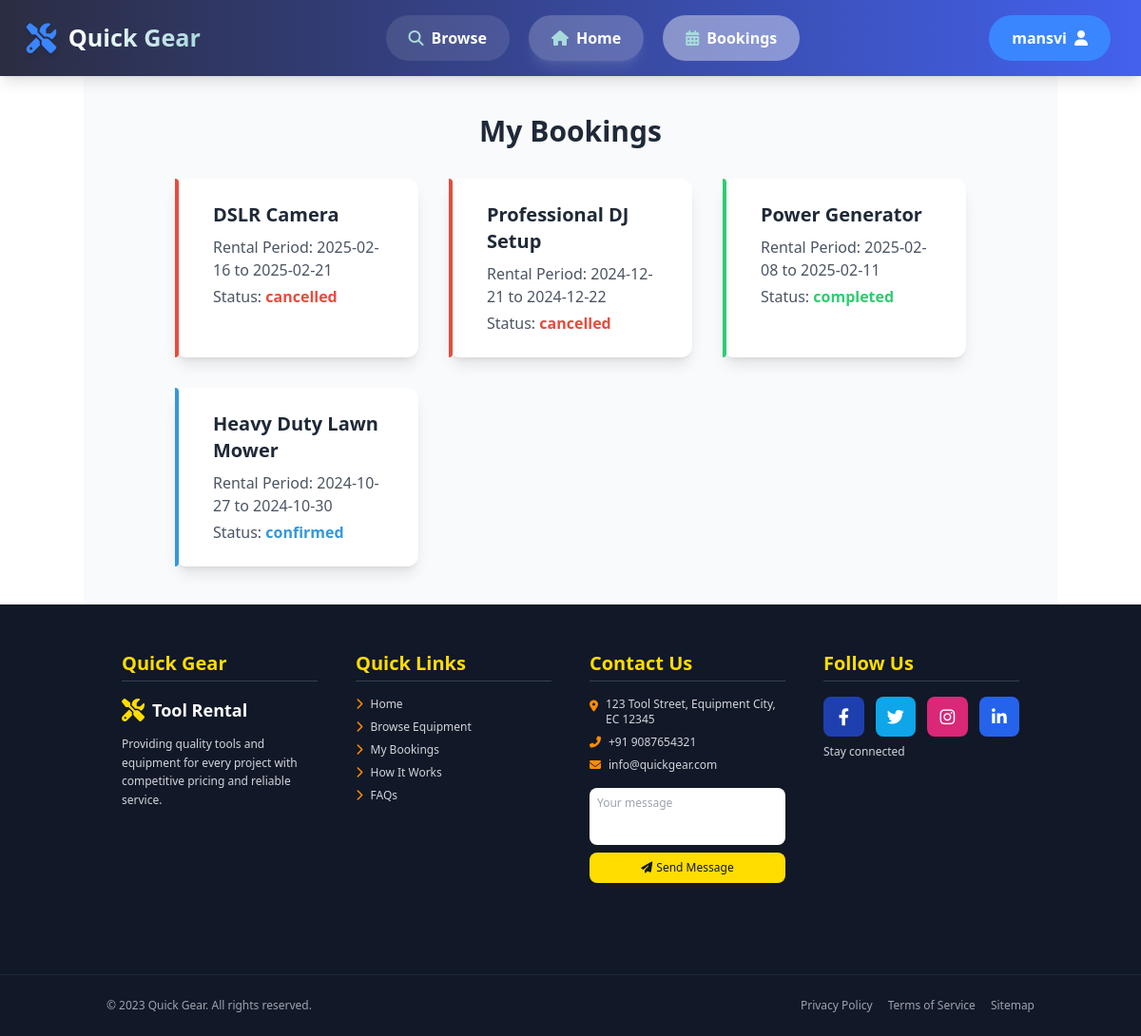
The page /bookings.php (signed in) on the database its author committed.
### tables this page shows
CREATE TABLE `bookings` (
  `id` int(11) NOT NULL,
  `user_id` int(11) NOT NULL DEFAULT 0,
  `product_id` int(11) NOT NULL,
  `full_name` varchar(255) NOT NULL,
  `email` varchar(255) NOT NULL,
  `phone` varchar(50) NOT NULL,
  `start_date` date NOT NULL,
  `end_date` date NOT NULL,
  `message` text DEFAULT NULL,
  `booking_date` timestamp NOT NULL DEFAULT current_timestamp(),
  `status` varchar(20) DEFAULT 'pending'
);

CREATE TABLE `products` (
  `id` int(11) NOT NULL,
  `name` varchar(255) NOT NULL,
  `category` varchar(50) NOT NULL,
  `description` text NOT NULL,
  `price` decimal(10,2) NOT NULL,
  `price_type` varchar(20) NOT NULL,
  `deposit` decimal(10,2) NOT NULL,
  `status` varchar(20) NOT NULL,
  `image` text NOT NULL,
  `features` text NOT NULL
);

### data/bookings_data.php (called while the page is built, shortened)
<?php
$host = "localhost";
$dbname = "quick-gear-db";
$user = "root";
$pass = "";
$userId = $_SESSION['user_id'];
try {
    $pdo = new PDO("mysql:host=$host;dbname=$dbname;charset=utf8", $user, $pass);
    $pdo->setAttribute(PDO::ATTR_ERRMODE, PDO::ERRMODE_EXCEPTION);
    $query = "SELECT bookings.*, products.name AS item_name
              FROM bookings
              JOIN products ON bookings.product_id = products.id
              WHERE bookings.user_id = :user_id";
    $stmt = $pdo->prepare($query);
    $stmt->bindParam(':user_id', $userId, PDO::PARAM_INT);
    $stmt->execute();
    $bookings = $stmt->fetchAll(PDO::FETCH_ASSOC);
} catch (PDOException $e) {
    error_log($e->getMessage());
    $bookings = [];
}
?>

### bookings.php (the view, shortened to what this page needs)
<?php
include './includes/header.php';
include './data/bookings_data.php';
?>
<head>
    <link rel="stylesheet" href="https://cdnjs.cloudflare.com/ajax/libs/font-awesome/6.4.0/css/all.min.css">
    <script src="https://cdn.tailwindcss.com"></script>
</head>
<main class="container mx-auto py-10 bg-gray-50 px-24">
    <h2 class="text-3xl font-bold text-gray-800 mb-8 text-center">My Bookings</h2>
    <div class="grid grid-cols-1 sm:grid-cols-2 lg:grid-cols-3 gap-8">
        <?php foreach ($bookings as $booking): ?>
            <?php
            $statusColor = ($booking['status'] === 'completed') ? '#2ecc71' :
                (($booking['status'] === 'pending') ? '#f1c40f' :
                    (($booking['status'] === 'confirmed') ? '#3498db' : '#e74c3c'));
            ?>
            <div class="relative bg-white p-6 rounded-xl shadow-lg transition transform hover:scale-105 hover:shadow-2xl">
                <div class="absolute inset-y-0 left-0 w-1 rounded-r-xl"
                    style="background-color: <?= htmlspecialchars($statusColor) ?>;"></div>
                <div class="ml-4">
                    <h3 class="text-xl font-bold text-gray-800 mb-2"><?= htmlspecialchars($booking['item_name']) ?></h3>
                    <p class="text-gray-600 mb-1">Rental Period: <?= htmlspecialchars($booking['start_date']) ?> to
                        <?= htmlspecialchars($booking['end_date']) ?>
                    </p>
                    <p class="text-gray-600">Status:
                        <span class="font-semibold" style="color: <?= htmlspecialchars($statusColor) ?>">
                            <?= htmlspecialchars($booking['status']) ?>
                        </span>
                    </p>
                </div>
            </div>
        <?php endforeach; ?>
    </div>
</main>
<?php include './includes/footer.php'; ?>

### includes/header.php (shortened to what this page needs)
<header
    class="flex justify-between items-center px-8 py-4 bg-gradient-to-r from-[#2b2d42] to-[#4361ee] shadow-lg text-white sticky top-0 z-50 transition-all duration-300">
    <a href="index.php" class="flex items-center text-2xl font-bold hover:scale-105 transition-transform duration-300">
        <i class="fas fa-tools mr-3 text-3xl text-[#3a86ff] drop-shadow-md"></i>
        <span class="bg-clip-text text-transparent bg-gradient-to-r from-white to-[#a8dadc]">Quick Gear</span>
    </a>
    <nav class="flex gap-5">
        <a id="nav-browse" href="browse.php"
            class="nav-link bg-white/10 text-white border-none py-3 px-6 rounded-full font-semibold cursor-pointer transition-all duration-300 ease-in-out hover:bg-white/20 hover:-translate-y-0.5 hover:shadow-md flex items-center">
            <i class="fas fa-search mr-2 text-[#a8dadc]"></i>
            Browse
        </a>
        <a id="nav-home" href="index.php"
            class="nav-link bg-white/20 text-white border-none py-3 px-6 rounded-full font-semibold cursor-pointer transition-all duration-300 ease-in-out hover:bg-white/30 hover:-translate-y-0.5 shadow-lg shadow-white/10 flex items-center">
            <i class="fas fa-home mr-2 text-[#a8dadc]"></i>
            Home
        </a>
        <a id="nav-bookings" href="bookings.php"
            class="nav-link bg-white/10 text-white border-none py-3 px-6 rounded-full font-semibold cursor-pointer transition-all duration-300 ease-in-out hover:bg-white/20 hover:-translate-y-0.5 hover:shadow-md flex items-center">
            <i class="fas fa-calendar-alt mr-2 text-[#a8dadc]"></i>
            Bookings
        </a>
    </nav>
    <div class="relative group">
        <a id="nav-user" href="<?php echo isset($_SESSION['user_id']) ? 'profile.php' : 'login.php'; ?>"
            class="user-btn relative bg-[#3a86ff] text-white border-none py-3 px-6 rounded-full font-semibold cursor-pointer transition-all duration-300 ease-in-out hover:bg-[#a8dadc] hover:text-[#2b2d42] hover:-translate-y-0.5 hover:shadow-lg flex items-center gap-2 overflow-hidden group">
            <span
                class="relative z-10"><?php echo isset($_SESSION['user_name']) ? htmlspecialchars($_SESSION['user_name']) : 'User'; ?></span>
            <i class="fas fa-user relative z-10"></i>
        </a>
    </div>
</header>

### includes/footer.php (shortened to what this page needs)
<footer class="bg-gray-900 text-white pt-12 pb-6">
    <div class="container mx-auto px-10">
        <div class="grid grid-cols-1 md:grid-cols-2 lg:grid-cols-4 gap-10">
            <div class="mb-8">
                <h3 class="text-xl font-bold mb-4 text-accent border-b border-gray-700 pb-1">Quick Gear</h3>
                <div class="flex items-center mb-3">
                    <i class="fas fa-tools text-2xl text-accent mr-2"></i>
                    <span class="text-lg font-bold">Tool Rental</span>
                </div>
                <p class="text-gray-300 text-xs leading-relaxed">
                    Providing quality tools and equipment for every project with competitive pricing and reliable
                    service.
                </p>
            </div>
            <div class="mb-8">
                <h3 class="text-xl font-bold mb-4 text-accent border-b border-gray-700 pb-1">Quick Links</h3>
                <ul class="space-y-2 text-xs">
                    <li>
                        <a id="footer-home" href="index.php"
                            class="text-gray-300 hover:text-accent transition-all flex items-center group">
                            <i
                                class="fas fa-chevron-right text-primary mr-2 text-xs group-hover:translate-x-1 transition-transform"></i>
                            Home
                        </a>
                    </li>
                    <li>
                        <a id="footer-browse" href="browse.php"
                            class="text-gray-300 hover:text-accent transition-all flex items-center group">
                            <i
                                class="fas fa-chevron-right text-primary mr-2 text-xs group-hover:translate-x-1 transition-transform"></i>
                            Browse Equipment
                        </a>
                    </li>
                    <li>
                        <a id="footer-bookings" href="bookings.php"
                            class="text-gray-300 hover:text-accent transition-all flex items-center group">
                            <i
                                class="fas fa-chevron-right text-primary mr-2 text-xs group-hover:translate-x-1 transition-transform"></i>
                            My Bookings
                        </a>
                    </li>
                    <li>
                        <a id="footer-how-it-works" href="index.php#how-it-works"
                            class="text-gray-300 hover:text-accent transition-all flex items-center group">
                            <i
                                class="fas fa-chevron-right text-primary mr-2 text-xs group-hover:translate-x-1 transition-transform"></i>
                            How It Works
                        </a>
                    </li>
                    <li>
                        <a id="footer-faqs" href="index.php#faqs"
                            class="text-gray-300 hover:text-accent transition-all flex items-center group">
                            <i
                                class="fas fa-chevron-right text-primary mr-2 text-xs group-hover:translate-x-1 transition-transform"></i>
                            FAQs
                        </a>
                    </li>
                </ul>
            </div>
            <div class="mb-8">
                <h3 class="text-xl font-bold mb-4 text-accent border-b border-gray-700 pb-1">Contact Us</h3>
                <ul class="space-y-2 text-xs">
                    <li class="flex items-start">
                        <i class="fas fa-map-marker-alt text-primary mr-2 mt-1"></i>
                        <span class="text-gray-300">123 Tool Street, Equipment City, EC 12345</span>
                    </li>
                    <li class="flex items-center">
                        <i class="fas fa-phone-alt text-primary mr-2"></i>
                        <span class="text-gray-300">+91 9087654321</span>
                    </li>
                    <li class="flex items-center">
                        <i class="fas fa-envelope text-primary mr-2"></i>
                        <span class="text-gray-300">info@quickgear.com</span>
                    </li>
                </ul>
                <div class="mt-4">
                    <form method="post" id="footer-contact-form">
                        <textarea name="footer_message" placeholder="Your message"
                            class="w-full p-2 text-xs rounded-lg text-gray-900 min-h-[60px] resize-none"></textarea>
                        <button type="submit" name="footer_contact_submit"
                            class="w-full mt-2 bg-accent text-gray-900 text-xs p-2 rounded-lg hover:bg-secondary transition-all flex items-center justify-center">
                            <i class="fas fa-paper-plane mr-1"></i> Send Message
                        </button>
                    </form>
                </div>
            </div>
            <div class="mb-8">
                <h3 class="text-xl font-bold mb-4 text-accent border-b border-gray-700 pb-1">Follow Us</h3>
                <div class="grid grid-cols-4 gap-3 mb-2">
                    <a href="#"
                        class="bg-blue-800 hover:bg-blue-700 p-3 rounded-lg text-center transition-all duration-300"
                        title="Facebook">
                        <i class="fab fa-facebook-f text-lg"></i>
                    </a>
                    <a href="#"
                        class="bg-sky-500 hover:bg-sky-400 p-3 rounded-lg text-center transition-all duration-300"
                        title="Twitter">
                        <i class="fab fa-twitter text-lg"></i>
                    </a>
                    <a href="#"
                        class="bg-pink-600 hover:bg-pink-500 p-3 rounded-lg text-center transition-all duration-300"
                        title="Instagram">
                        <i class="fab fa-instagram text-lg"></i>
                    </a>
                    <a href="#"
                        class="bg-blue-600 hover:bg-blue-500 p-3 rounded-lg text-center transition-all duration-300"
                        title="LinkedIn">
                        <i class="fab fa-linkedin-in text-lg"></i>
                    </a>
                </div>
                <p class="text-gray-300 text-xs">Stay connected</p>
            </div>
        </div>
    </div>
    <div class="mt-12 pt-6 border-t border-gray-800">
        <div class="container mx-auto px-6">
            <div class="flex flex-col md:flex-row justify-between items-center space-y-2 md:space-y-0 text-xs">
                <p class="text-gray-400">© 2023 Quick Gear. All rights reserved.</p>
                <div class="flex space-x-4">
                    <a href="#" class="text-gray-400 hover:text-accent transition-colors">Privacy Policy</a>
                    <a href="#" class="text-gray-400 hover:text-accent transition-colors">Terms of Service</a>
                    <a href="#" class="text-gray-400 hover:text-accent transition-colors">Sitemap</a>
                </div>
            </div>
        </div>
    </div>
</footer>

### rows shown on the page
bookings: product.name "DSLR Camera", start_date "2025-02-16", end_date "2025-02-21", status "cancelled"
bookings: product.name "Professional DJ Setup", start_date "2024-12-21", end_date "2024-12-22", status "cancelled"
bookings: product.name "Power Generator", start_date "2025-02-08", end_date "2025-02-11", status "completed"
bookings: product.name "Heavy Duty Lawn Mower", start_date "2024-10-27", end_date "2024-10-30", status "confirmed"

### other values the page prints
$_SESSION['user_name'] "mansvi"
